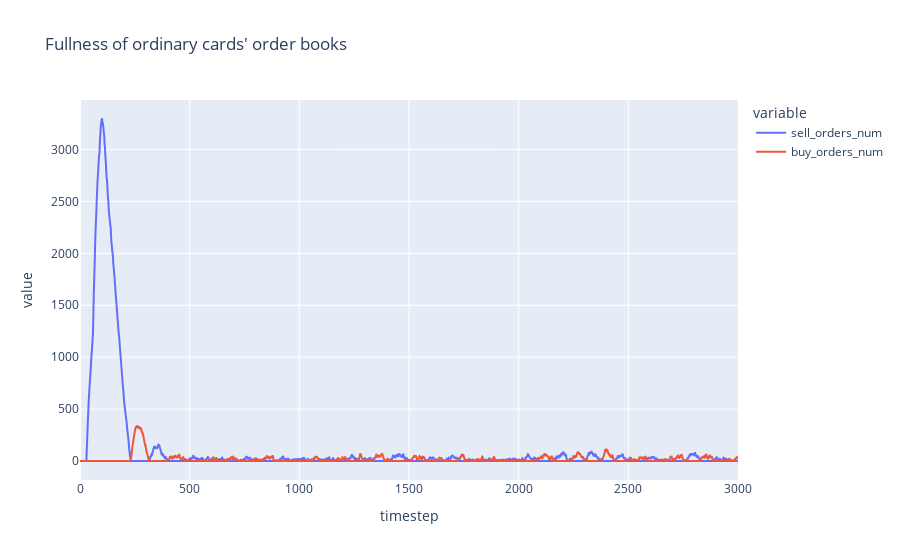

Here is the notebook cell this chart was saved with:
### Code cell
px.line(res, x='timestep', y=['sell_orders_num', 'buy_orders_num'], title="Fullness of ordinary cards' order books", height=600)

### Figure 1 — Plotly figure (JSON) as saved in the notebook; plotly's stock layout.template omitted (floating-point values rounded to 4 significant figures; data arrays with more than 128 entries replaced by an {"elided": "..."} marker saying what was removed)
{"data": [{"hovertemplate": "variable=sell_orders_num<br>timestep=%{x}<br>value=%{y}<extra></extra>", "legendgroup": "sell_orders_num", "line": {"color": "#636efa", "dash": "solid"}, "marker": {"symbol": "circle"}, "mode": "lines", "name": "sell_orders_num", "showlegend": true, "type": "scattergl", "x": {"elided": "3001 int values"}, "xaxis": "x", "y": {"elided": "3001 int values"}, "yaxis": "y"}, {"hovertemplate": "variable=buy_orders_num<br>timestep=%{x}<br>value=%{y}<extra></extra>", "legendgroup": "buy_orders_num", "line": {"color": "#EF553B", "dash": "solid"}, "marker": {"symbol": "circle"}, "mode": "lines", "name": "buy_orders_num", "showlegend": true, "type": "scattergl", "x": {"elided": "3001 int values"}, "xaxis": "x", "y": {"elided": "3001 int values"}, "yaxis": "y"}], "layout": {"autosize": true, "legend": {"title": {"text": "variable"}, "tracegroupgap": 0}, "title": {"text": "Fullness of ordinary cards' order books"}, "xaxis": {"anchor": "y", "autorange": true, "domain": [0, 1], "range": [0, 3000], "title": {"text": "timestep"}, "type": "linear"}, "yaxis": {"anchor": "x", "autorange": true, "domain": [0, 1], "range": [-183, 3477], "title": {"text": "value"}, "type": "linear"}}}
